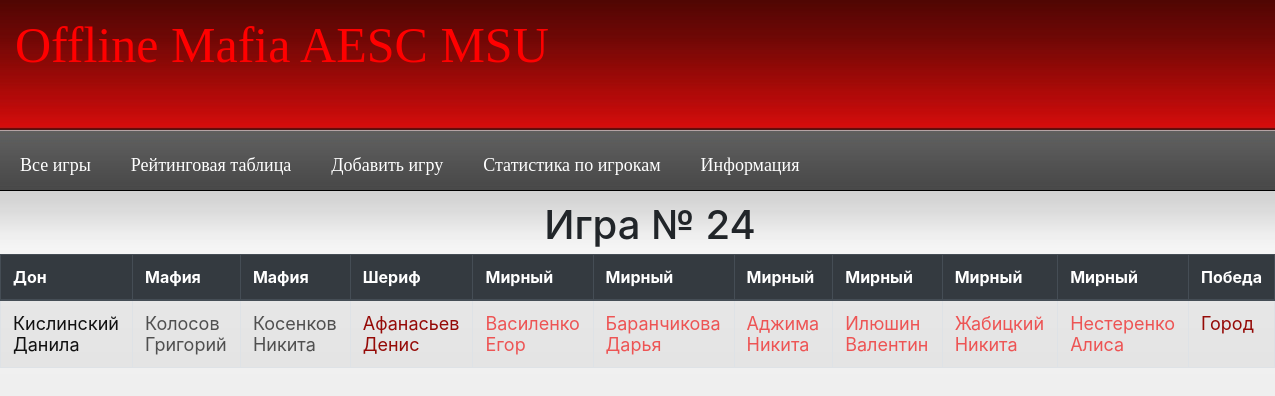
/offlinemafia.ru/gameinfo.php?id=24, run on the app's committed database.
### tables this page shows
CREATE TABLE `log` (
  `id` int(11) NOT NULL,
  `game_id` int(11) NOT NULL,
  `name` varchar(255) NOT NULL,
  `role` varchar(255) NOT NULL,
  `win` tinyint(1) NOT NULL,
  `best` int(11) NOT NULL
);

### offlinemafia.ru/gameinfo.php (the view)
<?php
require 'header.php';
$game_id = $_GET['id'] - 1;
$sql = "SELECT * FROM `log` WHERE `game_id` = $game_id";
$result = mysqli_query($link, $sql);
$arr = mysqli_fetch_all($result, 1);
?>
<div id ="container" >
    <h1 align = 'center'>Игра № <?=$_GET['id']?></h1>
    <table class ="table table-bordered table-striped">
        <thead class = "thead-dark">
            <th scope="col">Дон</th>
            <th scope="col">Мафия</th>
            <th scope="col">Мафия</th>
            <th scope="col">Шериф</th>
            <th scope="col">Мирный</th>
            <th scope="col">Мирный</th>
            <th scope="col">Мирный</th>
            <th scope="col">Мирный</th>
            <th scope="col">Мирный</th>
            <th scope="col">Мирный</th>
            <th scope ="col">Победа</th>
        </thead>
        <tbody class = "table-stripped">
            <tr>
            <?php
            foreach ($arr as $gamer){
                if ($gamer["role"] == "don"){
                    echo "<td><a href = 'stat.php?id={$gamers[$gamer['name']]}' class = 'dontext'>{$gamer['name']}</a></td>";
                }
            }
            foreach ($arr as $gamer){
                if ($gamer["role"] == "mafia"){
                    echo "<td><a href = 'stat.php?id={$gamers[$gamer['name']]}' class = 'mafiatext'>{$gamer['name']}</a></td>";
                }
            }
            foreach ($arr as $gamer){
                if ($gamer["role"] == "sheriff"){
                    echo "<td><a href = 'stat.php?id={$gamers[$gamer['name']]}' class = 'cooltext'>{$gamer['name']}</a></td>";
                }
            }
            foreach ($arr as $gamer){
                if ($gamer["role"] == "town"){
                    echo "<td><a href = 'stat.php?id={$gamers[$gamer['name']]}' class = 'towntext'>{$gamer['name']}</a></td>";
                }
            }
            if (($arr[0]["win"] == 1 && ($arr[0]["role"] == 'town' || $arr[0]["role"] == 'sheriff')) || ($arr[0]["win"] == 0 && ($arr[0]["role"] == 'mafia' || $arr[0]["role"] == "don"))){
                echo "<td class = 'cooltext'>Город</td>";
            }else {
                echo "<td class = 'dontext'>Мафия</td>";
            }
            ?>
            </tr>
        </tbody>
    </table>
</div>
<?php
require 'footer.php';
?>

### offlinemafia.ru/style.css (style rules this page uses)
* { padding: 0;margin: 0; }
body { background: #d9d9d9 url(public/images/95.jpg) repeat-x; }
body h1 { margin-top: 5px; margin-left: 25px; margin-bottom: 5px; }
.dontext { font-size: 18px; color: #111111; }
.mafiatext { font-size: 18px; color: #505050; }
.towntext { font-size: 18px; color: #ed5454; }
.cooltext { font-size: 18px; color: #950a07; }

### data on the page
log: name "Кислинский Данила"
log: name "Колосов Григорий"
log: name "Косенков Никита"
log: name "Афанасьев Денис"
log: name "Василенко Егор"
log: name "Баранчикова Дарья"
log: name "Аджима Никита"
log: name "Илюшин Валентин"
log: name "Жабицкий Никита"
log: name "Нестеренко Алиса"

### other printed values
$_GET['id'] "24"
